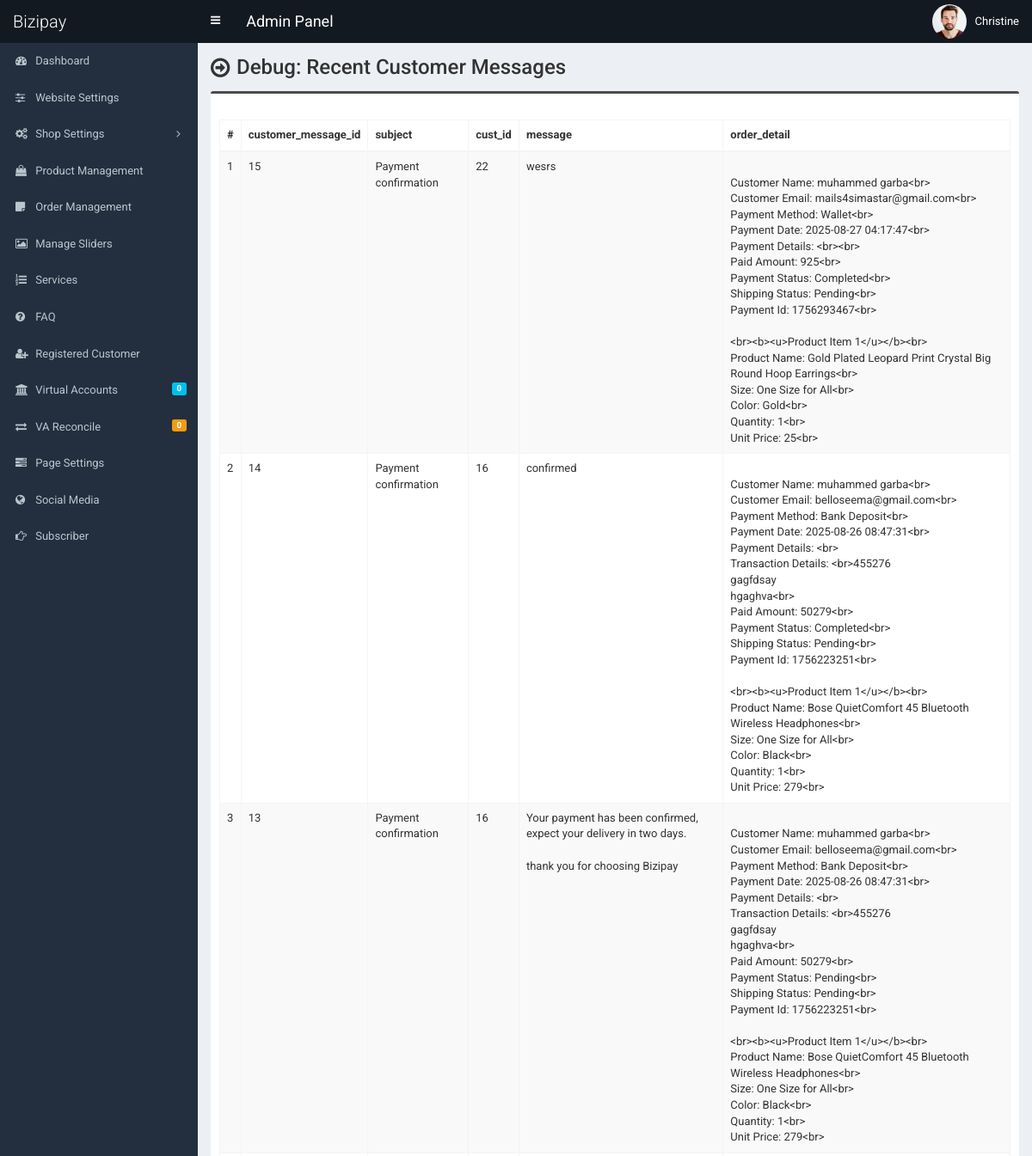
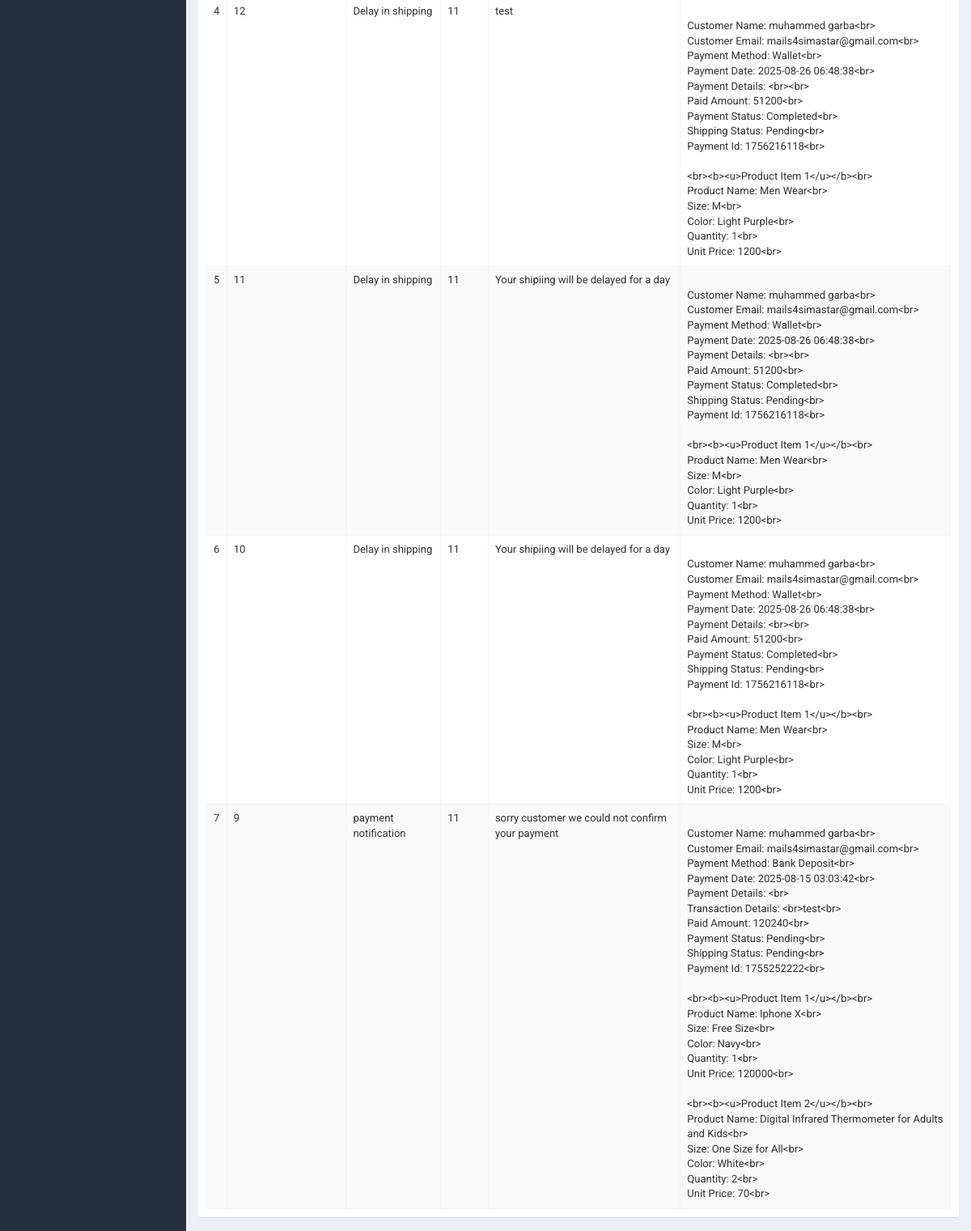
Page /admin/debug-customer-messages.php (signed in) on the earlier database version (2 pictures, top to bottom).
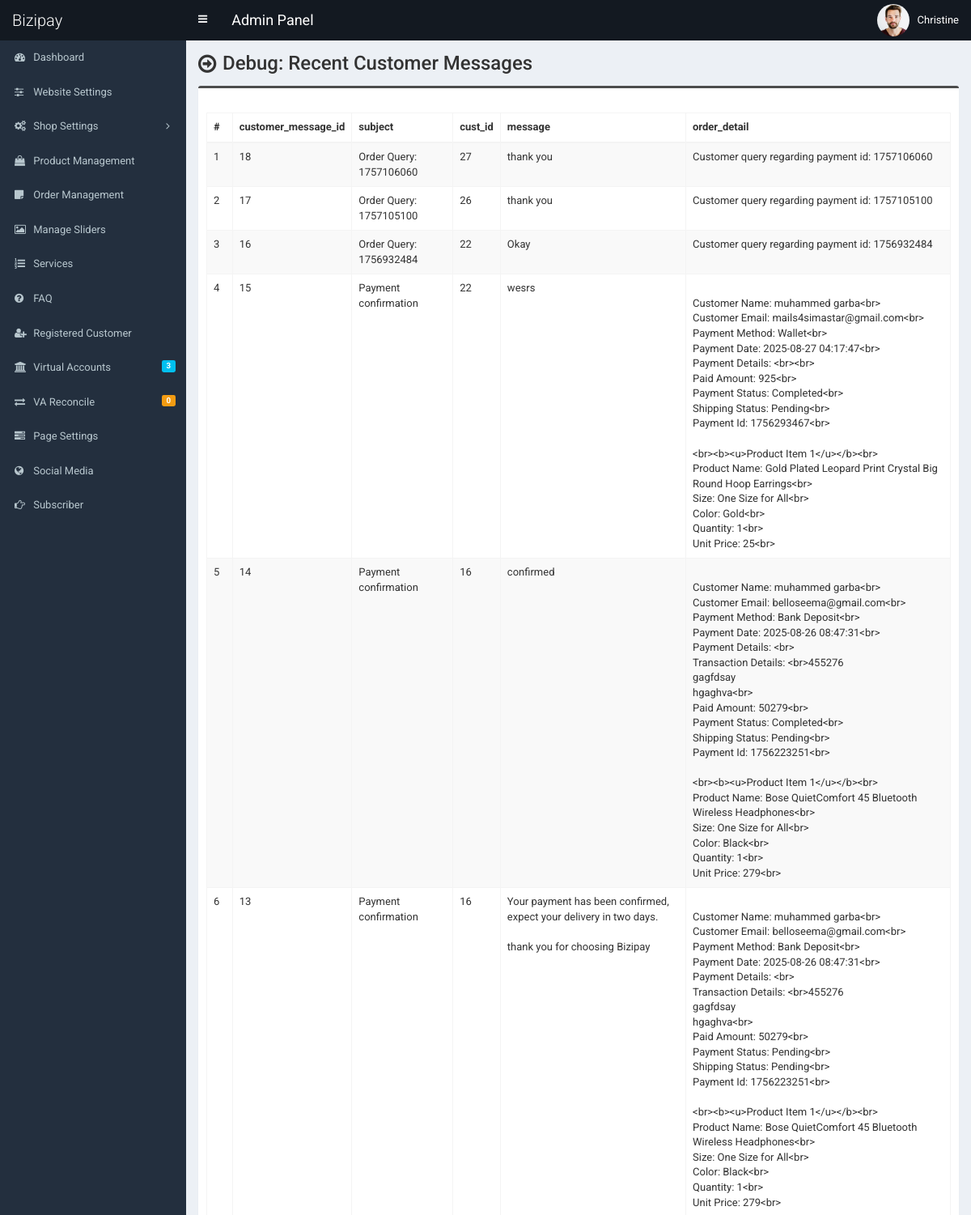
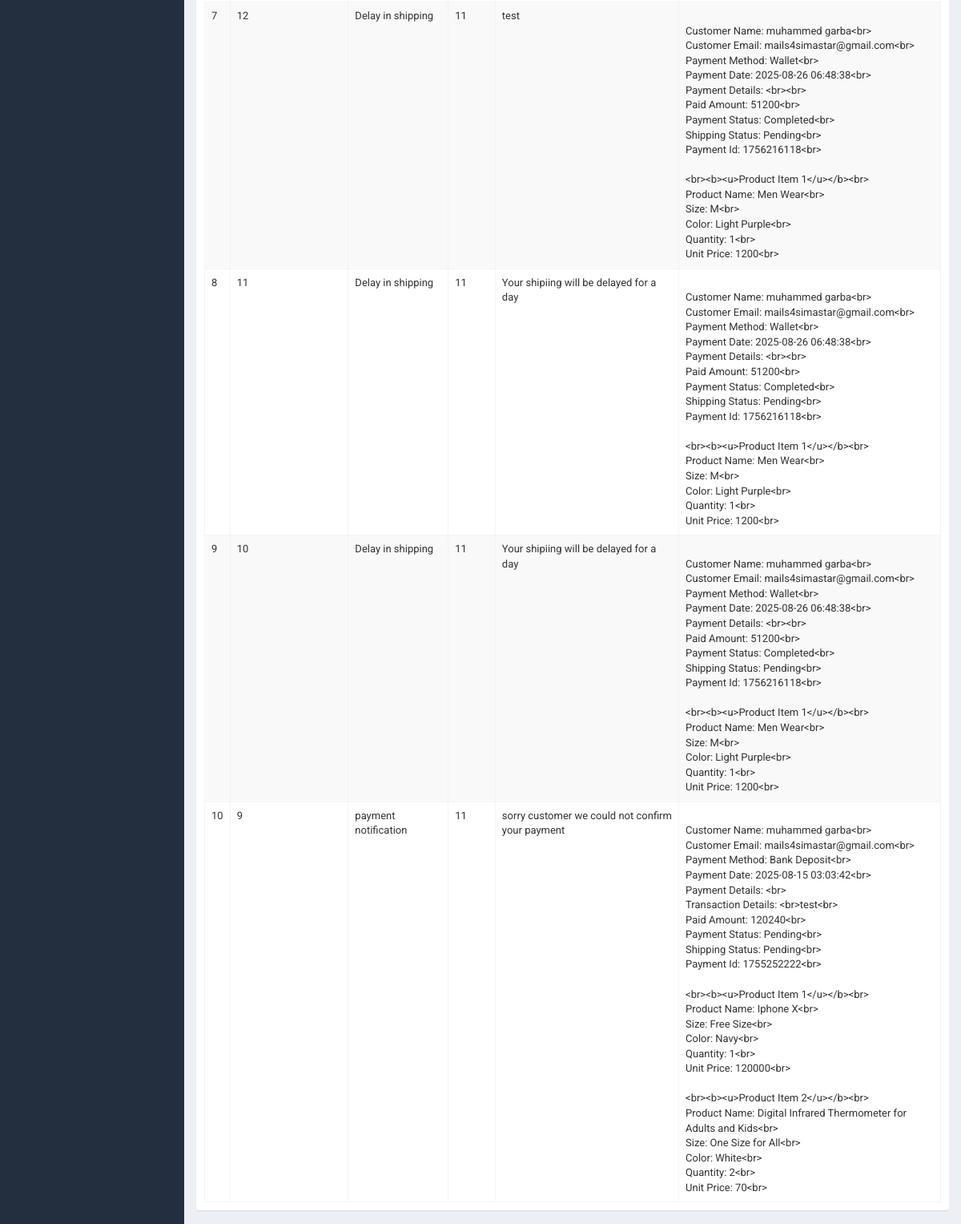
Same page on the later database version (2 pictures, top to bottom).
### tables this page shows
CREATE TABLE `tbl_customer_message` (
  `customer_message_id` int(11) NOT NULL,
  `subject` varchar(255) NOT NULL,
  `message` text NOT NULL,
  `order_detail` text NOT NULL,
  `cust_id` int(11) NOT NULL
);

### admin/debug-customer-messages.php (the view)
<?php
require_once('header.php');
$custFilter = isset($_GET['cust_id']) ? (int)$_GET['cust_id'] : 0;
try {
    if ($custFilter > 0) {
        $stmt = $pdo->prepare("SELECT * FROM tbl_customer_message WHERE cust_id = ? ORDER BY customer_message_id DESC LIMIT 200");
        $stmt->execute([$custFilter]);
    } else {
        $stmt = $pdo->prepare("SELECT * FROM tbl_customer_message ORDER BY customer_message_id DESC LIMIT 20");
        $stmt->execute();
    }
    $rows = $stmt->fetchAll(PDO::FETCH_ASSOC);
} catch (Exception $e) {
    echo '<div class="content">Error: ' . htmlentities($e->getMessage()) . '</div>';
    require_once('footer.php');
    exit;
}
?>
<section class="content-header">
    <h1>Debug: Recent Customer Messages</h1>
</section>
<section class="content">
    <div class="box box-info">
        <div class="box-body table-responsive">
            <table class="table table-bordered table-striped">
                <thead>
                    <tr>
                        <th>#</th>
                        <th>customer_message_id</th>
                        <th>subject</th>
                        <th>cust_id</th>
                        <th>message</th>
                        <th>order_detail</th>
                    </tr>
                </thead>
                <tbody>
                <?php foreach ($rows as $i => $r): ?>
                    <tr>
                        <td><?php echo $i+1; ?></td>
                        <td><?php echo htmlentities($r['customer_message_id']); ?></td>
                        <td><?php echo htmlentities($r['subject']); ?></td>
                        <td><?php echo htmlentities($r['cust_id']); ?></td>
                        <td><?php echo nl2br(htmlentities($r['message'])); ?></td>
                        <td><?php echo nl2br(htmlentities($r['order_detail'])); ?></td>
                    </tr>
                <?php endforeach; ?>
                </tbody>
            </table>
        </div>
    </div>
</section>
<?php require_once('footer.php');

### admin/header.php (shortened to what the changed rows need)
<?php
include("inc/config.php");
?>
<!DOCTYPE html>
<html>
<head>
	<link rel="stylesheet" href="css/bootstrap.min.css">
	<link rel="stylesheet" href="css/font-awesome.min.css">
	<link rel="stylesheet" href="css/ionicons.min.css">
	<link rel="stylesheet" href="css/datepicker3.css">
	<link rel="stylesheet" href="css/all.css">
	<link rel="stylesheet" href="css/select2.min.css">
	<link rel="stylesheet" href="css/dataTables.bootstrap.css">
	<link rel="stylesheet" href="css/jquery.fancybox.css">
	<link rel="stylesheet" href="css/AdminLTE.min.css">
	<link rel="stylesheet" href="css/_all-skins.min.css">
	<link rel="stylesheet" href="css/on-off-switch.css"/>
	<link rel="stylesheet" href="css/summernote.css">
	<link rel="stylesheet" href="style.css">
</head>
<body class="hold-transition fixed skin-blue sidebar-mini">
	<div class="wrapper">
  		<?php $cur_page = substr($_SERVER["SCRIPT_NAME"],strrpos($_SERVER["SCRIPT_NAME"],"/")+1); ?>
<?php
$va_total = 0;
try {
	$st = $pdo->prepare("SELECT COUNT(*) FROM tbl_virtual_account");
	$st->execute();
	$va_total = (int)$st->fetchColumn();
} catch (Exception $e) {
}
?>
  		<aside class="main-sidebar">
    		<section class="sidebar">
      			<ul class="sidebar-menu">
						<li class="treeview <?php if( ($cur_page == 'virtual-accounts.php') || ($cur_page == 'virtual-account-view.php') ) {echo 'active';} ?>">
						  <a href="virtual-accounts.php">
						    <i class="fa fa-bank"></i> <span>Virtual Accounts</span>
						    <small class="label pull-right bg-aqua" style="margin-right:8px;"><?php echo $va_total; ?></small>
						  </a>
						</li>
      			</ul>
    		</section>
  		</aside>
  		<div class="content-wrapper">

Differences in the rows shown:
added tbl_customer_message: customer_message_id "18", subject "Order Query: 1757106060", cust "27", message "thank you", order_detail "Customer query regarding payment id: 1757106060"
added tbl_customer_message: customer_message_id "17", subject "Order Query: 1757105100", cust "26", message "thank you", order_detail "Customer query regarding payment id: 1757105100"
added tbl_customer_message: customer_message_id "16", subject "Order Query: 1756932484", cust "22", message "Okay", order_detail "Customer query regarding payment id: 1756932484"
Other differences:
$va_total: "0" → "3"
